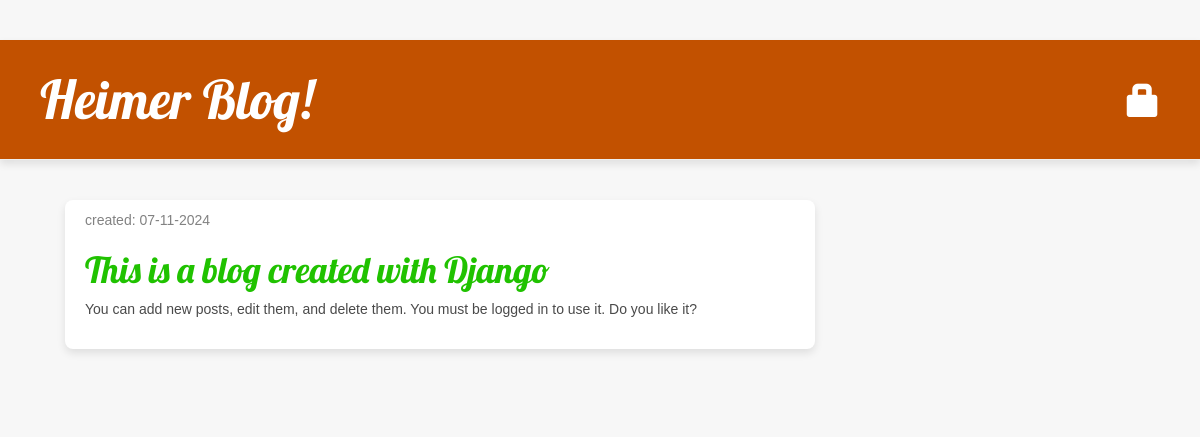
Screenshot of /drafts/ with the database file from the repository.
### blog/models.py (models this page shows, shortened)
class Post(models.Model):
    author = models.ForeignKey(settings.AUTH_USER_MODEL, on_delete=models.CASCADE)
    title = models.CharField(max_length=200)
    text = models.TextField()
    created_date = models.DateTimeField(
            default=timezone.now)
    published_date = models.DateTimeField(
            blank=True, null=True)

### blog/views.py (the view)
# urls.py: path('drafts/', views.post_draft_list, name='post_draft_list'),
def post_draft_list(request):
    posts = Post.objects.filter(published_date__isnull=True).order_by('created_date')
    return render(request, 'blog/post_draft_list.html', {'posts': posts})

### blog/templates/blog/post_draft_list.html
{% extends 'blog/base.html' %}
{% block content %}
    {% for post in posts %}
        <div class="post">
            <p class="date">created: {{ post.created_date|date:'d-m-Y' }}</p>
            <h1><a href="{% url 'post_detail' pk=post.pk %}">{{ post.title }}</a></h1>
            <p>{{ post.text|truncatechars:200 }}</p>
        </div>
    {% endfor %}
{% endblock %}

### blog/static/css/blog.css (style rules this page uses)
* { margin: 0; padding: 0; box-sizing: border-box; }
h1, h2, h3, h4 { font-family: 'Lobster', cursive; color: #333333; margin-bottom: 10px; }
h1 a, h2 a { color: #20c200; transition: color 0.3s; }
body { padding: 0; margin: 0; background-color: #F7F7F7; font-family: Arial, sans-serif; color: #4A4A4A; }
.post { margin-bottom: 60px; padding: 20px; background: #ffffff; border-radius: 8px; box-shadow: 0 4px 8px rgba(0, 0, 0, 0.1); }
.date { color: #828282; font-size: 14px; margin-top: -10px; }

### rows the page displays
Post: created_date "07-11-2024", title "This is a blog created with Django", text "You can add new posts, edit them, and delete them. You must be logged in to use it. Do you like it?"
